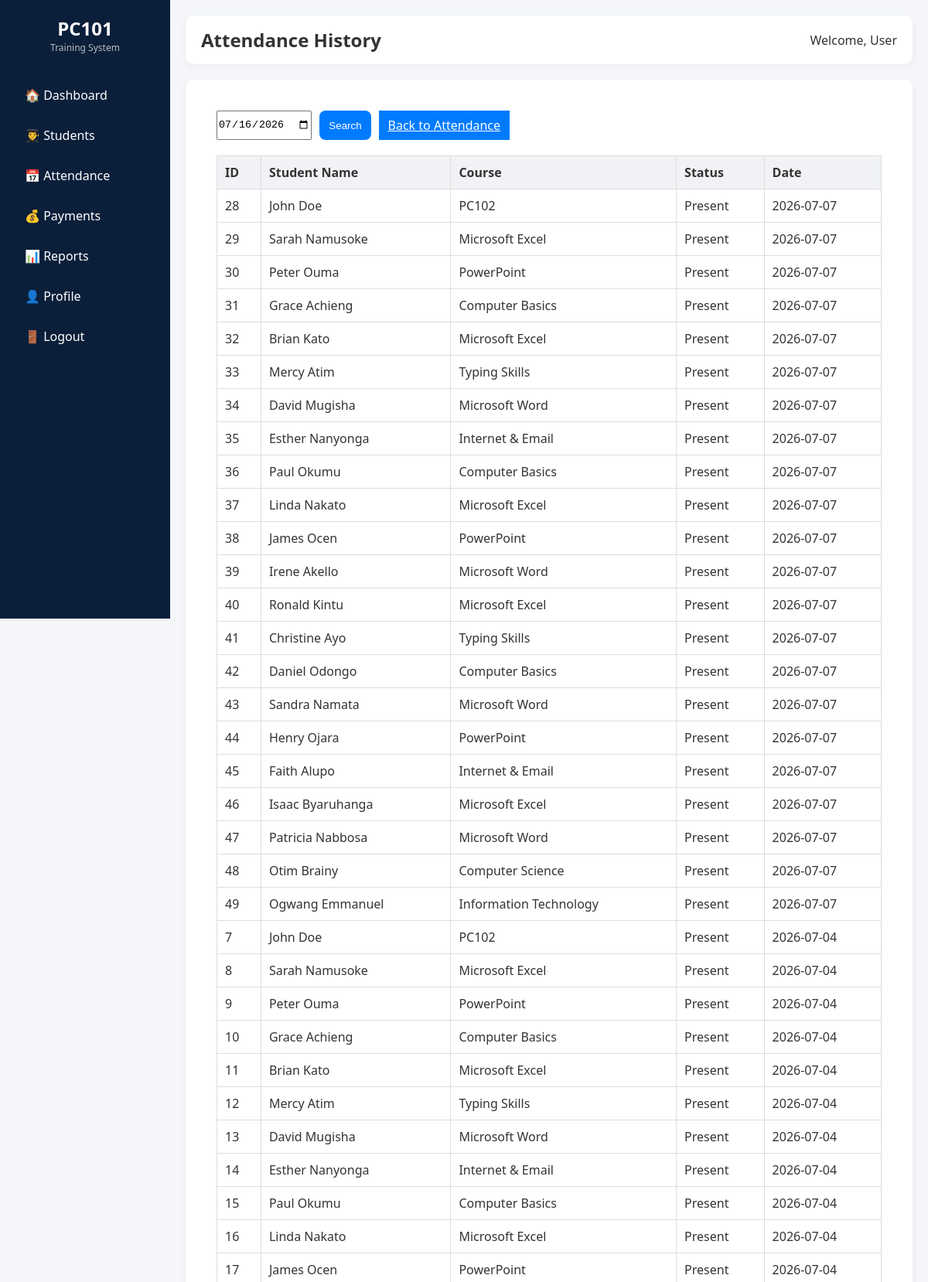
Screenshot of /attendance/history (signed in, upper part) with the database file from the repository.
### tables this page shows
CREATE TABLE attendance (
        id INTEGER PRIMARY KEY AUTOINCREMENT,
        student_id INTEGER,
        date TEXT DEFAULT CURRENT_DATE,
        status TEXT,
        FOREIGN KEY(student_id) REFERENCES students(id)
    );

CREATE TABLE students (
        id INTEGER PRIMARY KEY AUTOINCREMENT,
        full_name TEXT NOT NULL,
        phone TEXT,
        email TEXT,
        course TEXT,
        date_registered TEXT DEFAULT CURRENT_DATE
    );

### utils/helpers.py (the view)
    def wrapper(*args, **kwargs):
        if "user_id" not in session:
            return redirect(url_for("auth.login"))
        return func(*args, **kwargs)

### database/database.py (called while the page is built)
def get_connection():
    conn = sqlite3.connect(DB_PATH)
    conn.row_factory = sqlite3.Row
    return conn

### models/attendance.py (called while the page is built)
    @staticmethod
    def get_all_attendance():
        conn = get_connection()
        cursor = conn.cursor()
        cursor.execute("""
            SELECT attendance.*,
                   students.full_name,
                   students.course
            FROM attendance
            INNER JOIN students
            ON attendance.student_id = students.id
            ORDER BY attendance.date DESC
        """)
        rows = cursor.fetchall()
        conn.close()
        return rows

    @staticmethod
    def get_attendance_by_date(date):
        conn = get_connection()
        cursor = conn.cursor()
        cursor.execute("""
            SELECT attendance.*,
                   students.full_name,
                   students.course
            FROM attendance
            INNER JOIN students
            ON attendance.student_id = students.id
            WHERE attendance.date = ?
        """, (date,))
        rows = cursor.fetchall()
        conn.close()
        return rows

### routes/attendance.py (called while the page is built)
@attendance.route("/attendance/history")
@login_required
def attendance_history():
    from datetime import date
    today = date.today().isoformat()
    records = Attendance.get_attendance_by_date(today)
    if not records:
        records = Attendance.get_all_attendance()
    return render_template(
        "attendance_history.html",
        records=records,
        default_date=today
    )

### utils/helpers.py (called while the page is built)
def login_required(func):
    def wrapper(*args, **kwargs):
        if "user_id" not in session:
            return redirect(url_for("auth.login"))
        return func(*args, **kwargs)
    wrapper.__name__ = func.__name__
    return wrapper

### templates/attendance_history.html (shortened to what this page needs)
{% extends "base.html" %}
{% block css %}
<link rel="stylesheet" href="{{ url_for('static', filename='css/attendance_history.css') }}">
{% endblock %}
{% block page_title %}Attendance History{% endblock %}
{% block content %}
<div class="history-container">
    <div class="history-header">
        <input type="date" id="filterDate" value="{{ default_date }}">
        <button class="btn-filter">Search</button>
        <a href="/attendance" class="btn-back">
            Back to Attendance
        </a>
    </div>
    <table>
        <thead>
            <tr>
                <th>ID</th>
                <th>Student Name</th>
                <th>Course</th>
                <th>Status</th>
                <th>Date</th>
            </tr>
        </thead>
        <tbody id="historyTable">
            {% for r in records %}
            <tr>
                <td>{{ r.id }}</td>
                <td>{{ r.full_name }}</td>
                <td>{{ r.course }}</td>
                <td>{{ r.status }}</td>
                <td>{{ r.date }}</td>
            </tr>
            {% endfor %}
        </tbody>
    </table>
</div>
{% endblock %}

### static/css/base.css (style rules this page uses)
* { margin: 0; padding: 0; box-sizing: border-box; }
body { font-family: "Segoe UI", Arial, sans-serif; background: #f4f6f9; color: #333; }
button { background: #1d4ed8; color: white; border: none; padding: 10px 15px; border-radius: 8px; cursor: pointer; transition: 0.3s; }
table { width: 100%; border-collapse: collapse; margin-top: 15px; }
table th, table td { border: 1px solid #ddd; padding: 10px; text-align: left; }
table th { background: #f0f2f5; }

### static/css/attendance_history.css (style rules this page uses)
.history-container { padding: 20px; }
.history-header { display: flex; gap: 10px; margin-bottom: 20px; }
.btn-filter { padding: 8px 12px; background: #007bff; color: white; border: none; cursor: pointer; }
.btn-back { padding: 8px 12px; background: #007bff; color: white; border: none; cursor: pointer; }

### rows the page displays
attendance: id "28", full_name "John Doe", course "PC102", status "Present", date "2026-07-07"
attendance: id "29", full_name "Sarah Namusoke", course "Microsoft Excel", status "Present", date "2026-07-07"
attendance: id "30", full_name "Peter Ouma", course "PowerPoint", status "Present", date "2026-07-07"
attendance: id "31", full_name "Grace Achieng", course "Computer Basics", status "Present", date "2026-07-07"
attendance: id "32", full_name "Brian Kato", course "Microsoft Excel", status "Present", date "2026-07-07"
attendance: id "33", full_name "Mercy Atim", course "Typing Skills", status "Present", date "2026-07-07"
attendance: id "34", full_name "David Mugisha", course "Microsoft Word", status "Present", date "2026-07-07"
attendance: id "35", full_name "Esther Nanyonga", course "Internet & Email", status "Present", date "2026-07-07"
attendance: id "36", full_name "Paul Okumu", course "Computer Basics", status "Present", date "2026-07-07"
attendance: id "37", full_name "Linda Nakato", course "Microsoft Excel", status "Present", date "2026-07-07"
attendance: id "38", full_name "James Ocen", course "PowerPoint", status "Present", date "2026-07-07"
attendance: id "39", full_name "Irene Akello", course "Microsoft Word", status "Present", date "2026-07-07"
attendance: id "40", full_name "Ronald Kintu", course "Microsoft Excel", status "Present", date "2026-07-07"
attendance: id "41", full_name "Christine Ayo", course "Typing Skills", status "Present", date "2026-07-07"
attendance: id "42", full_name "Daniel Odongo", course "Computer Basics", status "Present", date "2026-07-07"
attendance: id "43", full_name "Sandra Namata", course "Microsoft Word", status "Present", date "2026-07-07"
attendance: id "44", full_name "Henry Ojara", course "PowerPoint", status "Present", date "2026-07-07"
attendance: id "45", full_name "Faith Alupo", course "Internet & Email", status "Present", date "2026-07-07"
attendance: id "46", full_name "Isaac Byaruhanga", course "Microsoft Excel", status "Present", date "2026-07-07"
attendance: id "47", full_name "Patricia Nabbosa", course "Microsoft Word", status "Present", date "2026-07-07"
attendance: id "48", full_name "Otim Brainy", course "Computer Science", status "Present", date "2026-07-07"
attendance: id "49", full_name "Ogwang Emmanuel", course "Information Technology", status "Present", date "2026-07-07"
attendance: id "7", full_name "John Doe", course "PC102", status "Present", date "2026-07-04"
attendance: id "8", full_name "Sarah Namusoke", course "Microsoft Excel", status "Present", date "2026-07-04"
attendance: id "9", full_name "Peter Ouma", course "PowerPoint", status "Present", date "2026-07-04"
attendance: id "10", full_name "Grace Achieng", course "Computer Basics", status "Present", date "2026-07-04"
attendance: id "11", full_name "Brian Kato", course "Microsoft Excel", status "Present", date "2026-07-04"
attendance: id "12", full_name "Mercy Atim", course "Typing Skills", status "Present", date "2026-07-04"
attendance: id "13", full_name "David Mugisha", course "Microsoft Word", status "Present", date "2026-07-04"
attendance: id "14", full_name "Esther Nanyonga", course "Internet & Email", status "Present", date "2026-07-04"
attendance: id "15", full_name "Paul Okumu", course "Computer Basics", status "Present", date "2026-07-04"
attendance: id "16", full_name "Linda Nakato", course "Microsoft Excel", status "Present", date "2026-07-04"
attendance: id "17", full_name "James Ocen", course "PowerPoint", status "Present", date "2026-07-04"
